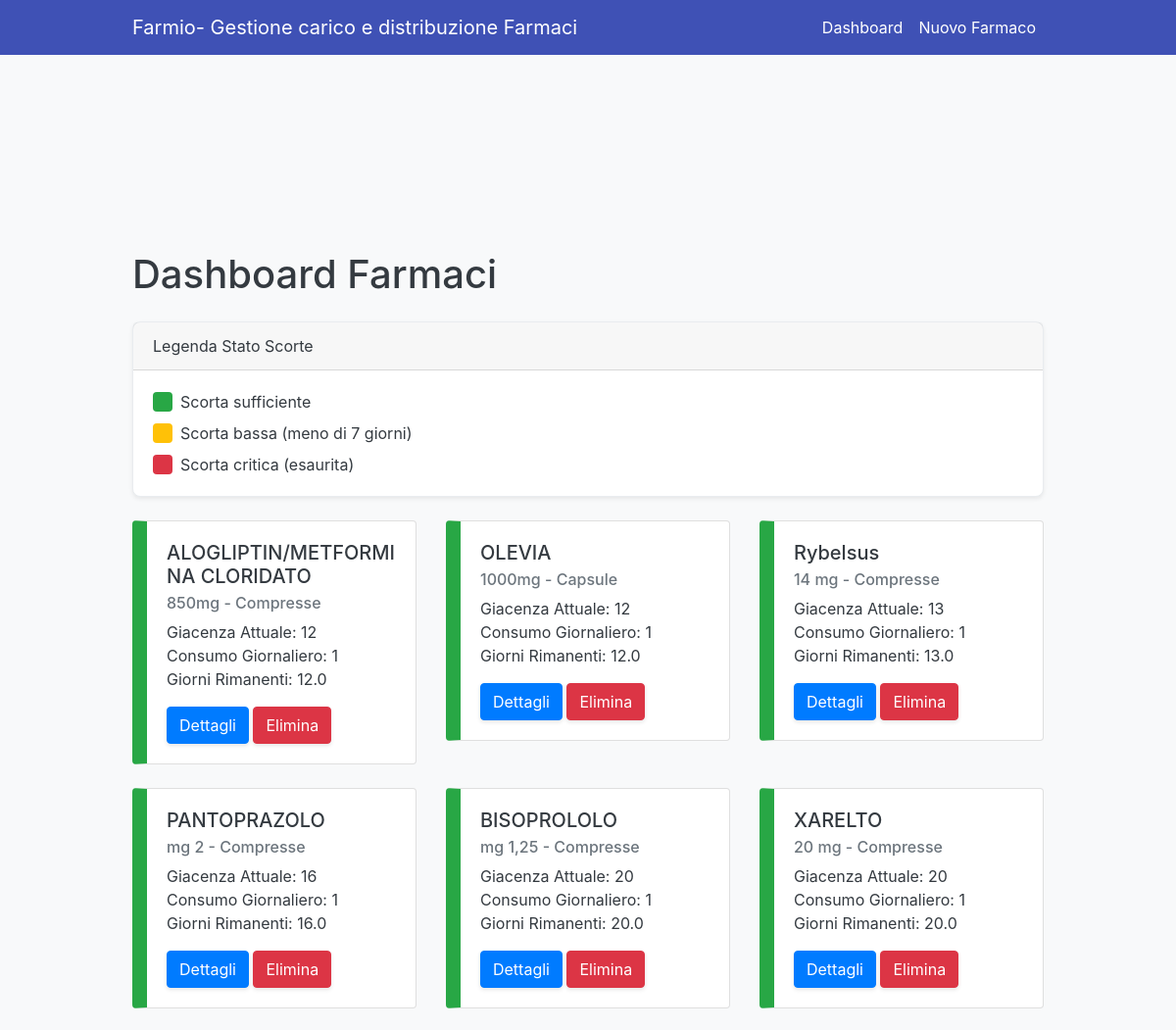
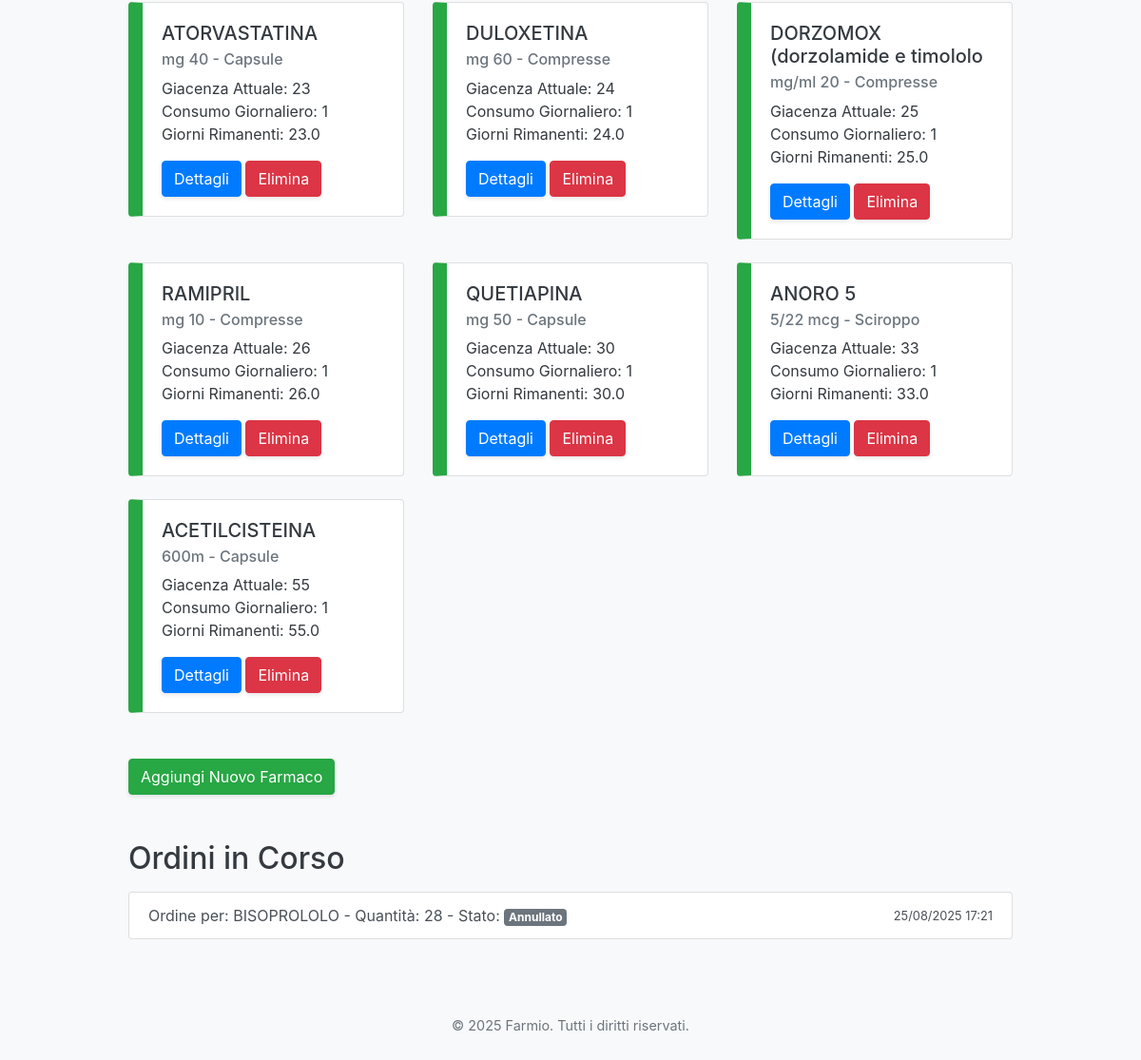
The page / on the database its author committed (2 pictures, top to bottom).
### farmiomodels.py (models this page shows, shortened)
class Farmaco(db.Model):
    id = db.Column(db.Integer, primary_key=True)
    nome = db.Column(db.String(100), nullable=False)
    dosaggio = db.Column(db.String(50))
    tipo_farmaco = db.Column(db.String(50))
    quantita_contenuto = db.Column(db.Integer)
    consumo_giornaliero = db.Column(db.Integer)
    quantita_attuale = db.Column(db.Integer)
    ultima_verifica = db.Column(db.DateTime, default=datetime.now(UTC))
    indice_facilita = db.Column(db.Integer, default=2)

class Ordine(db.Model):
    id = db.Column(db.Integer, primary_key=True)
    farmaco_id = db.Column(db.Integer, db.ForeignKey('farmaco.id'), nullable=False)
    data = db.Column(db.DateTime, default=datetime.now(UTC))
    quantita_richiesta = db.Column(db.Integer, nullable=False)
    stato = db.Column(db.String(20), default='richiesta') # 'richiesta', 'confermata', 'acquisita'
    farmaco = db.relationship('Farmaco', backref=db.backref('ordini', lazy=True))

### farmio.py (the view, shortened to what this page needs)
@app.route('/')
def dashboard():
    farmaci = Farmaco.query.all()
    for farmaco in farmaci:
        if farmaco.consumo_giornaliero > 0:
            farmaco.giorni_rimanenti = farmaco.quantita_attuale / farmaco.consumo_giornaliero
        else:
            farmaco.giorni_rimanenti = float('inf')
    db.session.commit()
    farmaci_ordinati = sorted(farmaci, key=lambda f: f.giorni_rimanenti)
    ordini_in_corso = Ordine.query.filter(Ordine.stato != 'acquisita').all()
    return render_template('dashboard.html', farmaci=farmaci_ordinati, ordini_in_corso=ordini_in_corso)

### templates/dashboard.html (shortened to what this page needs)
<!DOCTYPE html>
<html lang="it">
<head>
    <link href="https://stackpath.bootstrapcdn.com/bootstrap/4.5.2/css/bootstrap.min.css" rel="stylesheet">
    <link rel="stylesheet" href="{{ url_for('static', filename='style.css') }}">
</head>
<body>
    {% include 'nav.html' %}
    <div class="container mt-5 pt-5">
        <h1 class="mb-4">Dashboard Farmaci</h1>
        <div class="card mb-4 card-legend">
            <div class="card-header">
                Legenda Stato Scorte
            </div>
            <div class="card-body">
                <div class="d-flex align-items-center mb-2">
                    <div class="color-box bg-success mr-2"></div>
                    <span>Scorta sufficiente</span>
                </div>
                <div class="d-flex align-items-center mb-2">
                    <div class="color-box bg-warning mr-2"></div>
                    <span>Scorta bassa (meno di 7 giorni)</span>
                </div>
                <div class="d-flex align-items-center">
                    <div class="color-box bg-danger mr-2"></div>
                    <span>Scorta critica (esaurita)</span>
                </div>
            </div>
        </div>
        <div class="row">
            {% for farmaco in farmaci %}
                {% set status_class = 'card-status-ok' %}
                {% if farmaco.quantita_attuale <= 0 %}
                    {% set status_class = 'card-status-danger' %}
                {% elif farmaco.consumo_giornaliero > 0 and (farmaco.quantita_attuale / farmaco.consumo_giornaliero) <= 7 %}
                    {% set status_class = 'card-status-warning' %}
                {% endif %}
                <div class="col-md-4 mb-4">
                    <div class="card {{ status_class }}">
                        <div class="card-body">
                            <h5 class="card-title">{{ farmaco.nome }}</h5>
                            <h6 class="card-subtitle mb-2 text-muted">{{ farmaco.dosaggio }} - {{ farmaco.tipo_farmaco.capitalize() }}</h6>
                            <p class="card-text">
                                Giacenza Attuale: {{ farmaco.quantita_attuale }}<br>
                                Consumo Giornaliero: {{ farmaco.consumo_giornaliero }}<br>
                                {% if farmaco.consumo_giornaliero > 0 %}
                                    Giorni Rimanenti: {{ '%.1f'|format(farmaco.quantita_attuale / farmaco.consumo_giornaliero) }}
                                {% else %}
                                    Giorni Rimanenti: N/A (Consumo 0)
                                {% endif %}
                            </p>
                            <a href="{{ url_for('dettaglio_farmaco', farmaco_id=farmaco.id) }}" class="btn btn-primary">Dettagli</a>
                            <form action="{{ url_for('elimina_farmaco', farmaco_id=farmaco.id) }}" method="POST" class="d-inline">
                                <button type="submit" class="btn btn-danger">Elimina</button>
                            </form>
                        </div>
                    </div>
                </div>
            {% endfor %}
        </div>
        <div class="mt-4">
            <a href="{{ url_for('nuovo_farmaco') }}" class="btn btn-success">Aggiungi Nuovo Farmaco</a>
        </div>
        <h2 class="mt-5 mb-3">Ordini in Corso</h2>
        <div class="list-group">
            {% for ordine in ordini_in_corso %}
                <a href="{{ url_for('dettaglio_farmaco', farmaco_id=ordine.farmaco.id) }}" class="list-group-item list-group-item-action d-flex justify-content-between align-items-center">
                    <div>
                        Ordine per: {{ ordine.farmaco.nome }} - Quantità: {{ ordine.quantita_richiesta }} - Stato: <span class="badge badge-secondary">{{ ordine.stato.capitalize() }}</span>
                    </div>
                    <small>{{ ordine.data.strftime('%d/%m/%Y %H:%M') }}</small>
                </a>
            {% else %}
                <p>Nessun ordine in corso.</p>
            {% endfor %}
        </div>
    </div>
    <footer class="footer">
        <div class="container">
            <p>&copy; 2025 Farmio. Tutti i diritti riservati.</p>
        </div>
    </footer>
</body>
</html>

### templates/nav.html (shortened to what this page needs)
<nav class="navbar navbar-expand-lg fixed-top custom-header">
    <div class="container">
        <a class="navbar-brand" href="{{ url_for('dashboard') }}"<h1>Farmio- Gestione carico e distribuzione Farmaci</h1></a>
        <div class="collapse navbar-collapse" id="navbarNav">
            <ul class="navbar-nav ml-auto">
                <li class="nav-item">
                    <a class="nav-link" href="{{ url_for('dashboard') }}">Dashboard</a>
                </li>
                <li class="nav-item">
                    <a class="nav-link" href="{{ url_for('nuovo_farmaco') }}">Nuovo Farmaco</a>
                </li>
            </ul>
        </div>
    </div>
</nav>

### static/style.css (style rules this page uses)
body { padding-top: 10rem; font-family: -apple-system, BlinkMacSystemFont, "Segoe UI", Roboto, "Helvetica Neue", Arial, sans-serif; background-color: #f8f9fa; color: #343a40; }
.container { max-width: 960px; }
.card-status-ok { border-left: 15px solid #28a745; }
.color-box { width: 20px; height: 20px; border-radius: 4px; display: inline-block; }
.card-legend { border-radius: .5rem; border: 1px solid #e9ecef; box-shadow: 0 .125rem .25rem rgba(0,0,0,.075); }
.list-group-item { transition: background-color .2s ease-in-out; }
.btn-primary, .btn-success, .btn-danger, .btn-warning { box-shadow: 0 2px 4px rgba(0, 0, 0, 0.1); transition: transform 0.2s; }
.footer { text-align: center; padding: 2rem 0; margin-top: 3rem; color: #6c757d; font-size: 0.9rem; }
.custom-header { background-color: #3f51b5; }
.custom-header .navbar-brand, .custom-header .nav-link { color: white; }

### rows shown on the page
Farmaco: nome "ALOGLIPTIN/METFORMINA CLORIDATO", dosaggio "850mg", tipo_farmaco "Compresse", quantita_attuale "12", consumo_giornaliero "1", farmaco.quantita_attuale/farmaco.consumo_giornaliero "12.0"
Farmaco: nome "OLEVIA", dosaggio "1000mg", tipo_farmaco "Capsule", quantita_attuale "12", consumo_giornaliero "1", farmaco.quantita_attuale/farmaco.consumo_giornaliero "12.0"
Farmaco: nome "Rybelsus", dosaggio "14 mg", tipo_farmaco "Compresse", quantita_attuale "13", consumo_giornaliero "1", farmaco.quantita_attuale/farmaco.consumo_giornaliero "13.0"
Farmaco: nome "PANTOPRAZOLO", dosaggio "mg 2", tipo_farmaco "Compresse", quantita_attuale "16", consumo_giornaliero "1", farmaco.quantita_attuale/farmaco.consumo_giornaliero "16.0"
Farmaco: nome "BISOPROLOLO", dosaggio "mg 1,25", tipo_farmaco "Compresse", quantita_attuale "20", consumo_giornaliero "1", farmaco.quantita_attuale/farmaco.consumo_giornaliero "20.0"
Farmaco: nome "XARELTO", dosaggio "20 mg", tipo_farmaco "Compresse", quantita_attuale "20", consumo_giornaliero "1", farmaco.quantita_attuale/farmaco.consumo_giornaliero "20.0"
Farmaco: nome "ATORVASTATINA", dosaggio "mg 40", tipo_farmaco "Capsule", quantita_attuale "23", consumo_giornaliero "1", farmaco.quantita_attuale/farmaco.consumo_giornaliero "23.0"
Farmaco: nome "DULOXETINA", dosaggio "mg 60", tipo_farmaco "Compresse", quantita_attuale "24", consumo_giornaliero "1", farmaco.quantita_attuale/farmaco.consumo_giornaliero "24.0"
Farmaco: nome "DORZOMOX (dorzolamide e timololo", dosaggio "mg/ml 20", tipo_farmaco "Compresse", quantita_attuale "25", consumo_giornaliero "1", farmaco.quantita_attuale/farmaco.consumo_giornaliero "25.0"
Farmaco: nome "RAMIPRIL", dosaggio "mg 10", tipo_farmaco "Compresse", quantita_attuale "26", consumo_giornaliero "1", farmaco.quantita_attuale/farmaco.consumo_giornaliero "26.0"
Farmaco: nome "QUETIAPINA", dosaggio "mg 50", tipo_farmaco "Capsule", quantita_attuale "30", consumo_giornaliero "1", farmaco.quantita_attuale/farmaco.consumo_giornaliero "30.0"
Farmaco: nome "ANORO 5", dosaggio "5/22 mcg", tipo_farmaco "Sciroppo", quantita_attuale "33", consumo_giornaliero "1", farmaco.quantita_attuale/farmaco.consumo_giornaliero "33.0"
Farmaco: nome "ACETILCISTEINA", dosaggio "600m", tipo_farmaco "Capsule", quantita_attuale "55", consumo_giornaliero "1", farmaco.quantita_attuale/farmaco.consumo_giornaliero "55.0"
Ordine: farmaco.nome "BISOPROLOLO", quantita_richiesta "28", stato "Annullato", data "25/08/2025 17:21"
